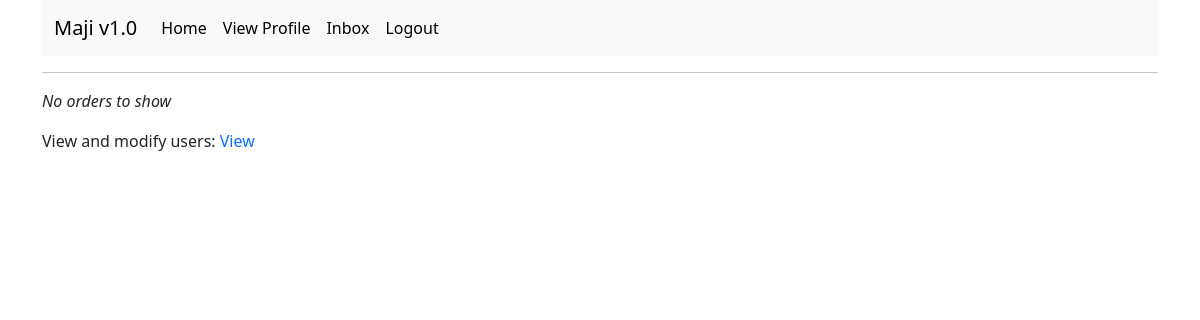
Page /admin (signed in) on the earlier database version.
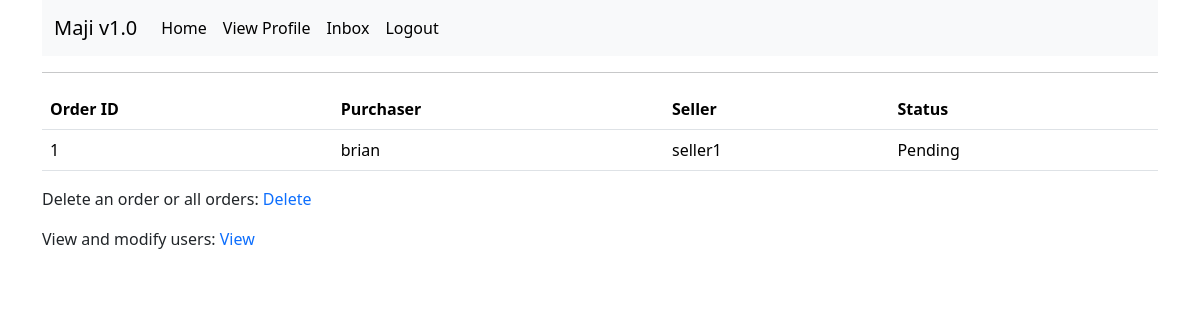
Same page on the later database version.
### app/models.py (models this page shows, shortened)
class Order(db.Model):
    id = db.Column(db.Integer, primary_key=True)
    checked = db.Column(db.Boolean, default=False)
    buyer_name = db.Column(db.String(50), db.ForeignKey("users.username"))
    seller_id = db.Column(db.Integer, db.ForeignKey("users.id"))

class Users(UserMixin, db.Model):
    id = db.Column(db.Integer, primary_key=True)
    username = db.Column(db.String(50), index=True)
    email = db.Column(db.String(120), index=True, unique=True)
    county = db.Column(db.String(30))
    phone_number = db.Column(db.String(13))
    password_hash = db.Column(db.String(128))
    type = db.Column(db.String(10))
    profile_pic = db.Column(db.String(40), nullable=False, default="default.jpg")
    orderee = db.relationship("Order", foreign_keys='Order.buyer_name', backref='purchaser', lazy="dynamic")
    ordered_to = db.relationship("Order", foreign_keys='Order.seller_id', cascade="all, delete-orphan", backref='seller', lazy="dynamic")
    sender = db.relationship("Message", foreign_keys='Message.sender_id', cascade="all, delete-orphan", backref='sender', lazy='dynamic')
    receiver = db.relationship("Message", foreign_keys='Message.receiver_id', cascade="all, delete-orphan", backref='receiver', lazy='dynamic')

### app/main/routes.py (the view)
@bp.route('/admin')
@login_required
def admin():
    if current_user.email == current_app.config['ADMIN_EMAIL']:
        orders = Order.query.all()
        users = Users.query.all()
        return render_template('admin.html', orders=orders, users=users)

### app/models.py (called while the page is built)
@login.user_loader
def Load_user(id):
    return Users.query.get(int(id))

### app/templates/admin.html
{% extends 'base.html' %}
{% block content %}
{% if orders|length > 0 %}
<table class="table">
	<tr>
		<th scope="col">Order ID</th>
		<th scope="col">Purchaser</th>
		<th scope="col">Seller</th>
		<th scope="col">Status</th>
	</tr>
	{% for order in orders %}
	<tr>
		<td scope="row">{{ order.id }}</td>
		<td>{{ order.purchaser.username }}</td>
		<td>{{ order.seller.username }}</td>
		{% if order.checked %}
		<td>Completed</td>
		{% else %}
		<td>Pending</td>
		{% endif %}
	</tr>
	{% endfor %}
</table>
<p>Delete an order or all orders: <a href="{{ url_for("main.delete_orders", id="None") }}" class="text-decoration-none">Delete</a></p>
{% else %}
<p><i>No orders to show</i></p>
{% endif %}
<p>View and modify users: <a href="{{ url_for("main.delete_users", id="None") }}" class="text-decoration-none">View</a>
{% endblock %}

### app/templates/base.html (shortened to what this page needs)
<!doctype html>
<html lang="en">
	<head>
		<link href="https://cdn.jsdelivr.net/npm/bootstrap@5.3.3/dist/css/bootstrap.min.css" rel="stylesheet">
	</head>
	<body>
		<div class="container">
			{% include 'nav.html' %}
			<hr>
			{% block content %}
			{% endblock %}
		</div>
	</body>
</html>

### app/templates/nav.html (shortened to what this page needs)
<nav class="navbar navbar-expand-lg bg-body-tertiary">
	<div class="container-fluid">
		<a class="navbar-brand" href="#">Maji v1.0</a>
		<div class="collapse navbar-collapse" id="navbarSupportedContent">
			<ul class="navbar-nav me-auto mb-2 mb-lg-0">
				{% if current_user.is_anonymous %}
				<li class="nav-item"><a class="nav-link active" aria-current="page" href="{{ url_for("auth.login") }}">Login</a></li>
				<li class="nav-item"><a class="nav-link active" aria-current="page" href="{{ url_for("auth.register") }}">Register</a></li>
				{% else %}
				{% if current_user.email == "admin@admin.com" %}
				<li class="nav-item"><a class="nav-link active" aria-current="page" href="{{ url_for("main.admin") }}">Home</a></li>
				{% else %}
				<li class="nav-item"><a class="nav-link active" aria-current="page" href="{{ url_for("main.home") }}">Home</a></li>
				{% endif %}
				<li class="nav-item"><a class="nav-link active" aria-current="page" href="{{ url_for("main.profile") }}">View Profile</a></li>
				<li class="nav-item"><a class="nav-link active" aria-current="page" href="{{ url_for("main.inbox") }}">Inbox</a></li>
				<li class="nav-item"><a class="nav-link active" aria-current="page" href="{{ url_for("auth.logout") }}">Logout</a></li>
				{% endif %}
			</ul>
		</div>
	</div>
</nav>

Differences in the rows shown:
added Order: id "1", purchaser.username "brian", seller.username "seller1", checked "Pending"
Other differences:
text no longer shown: "No orders to show"
text now shown: "Order ID Purchaser Seller Status Delete an order or all orders: Delete"
